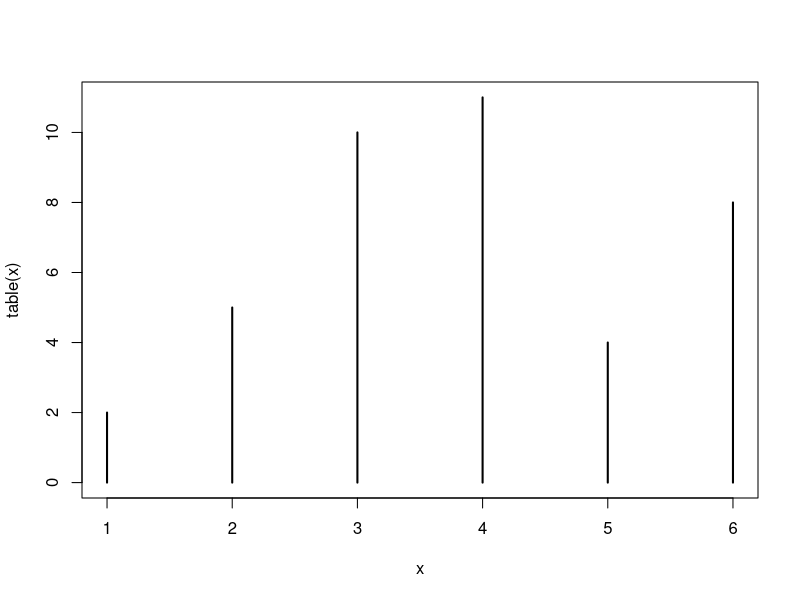
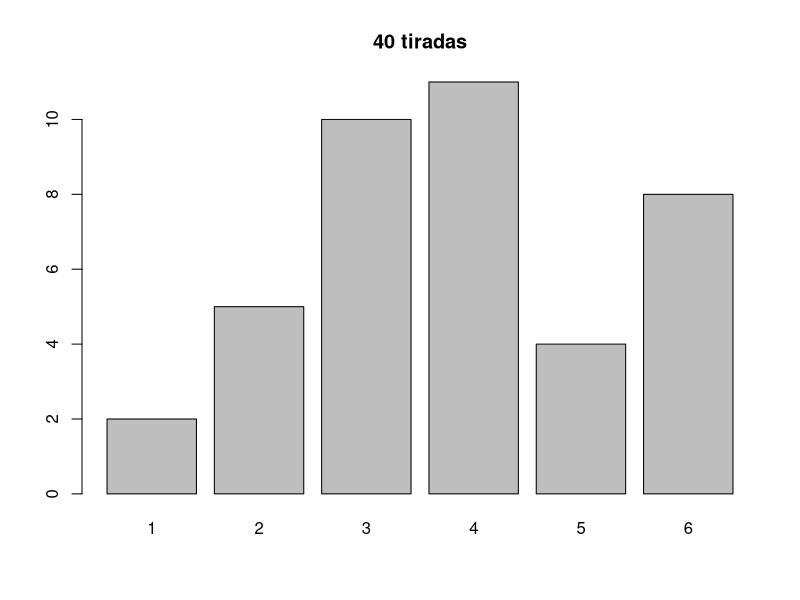
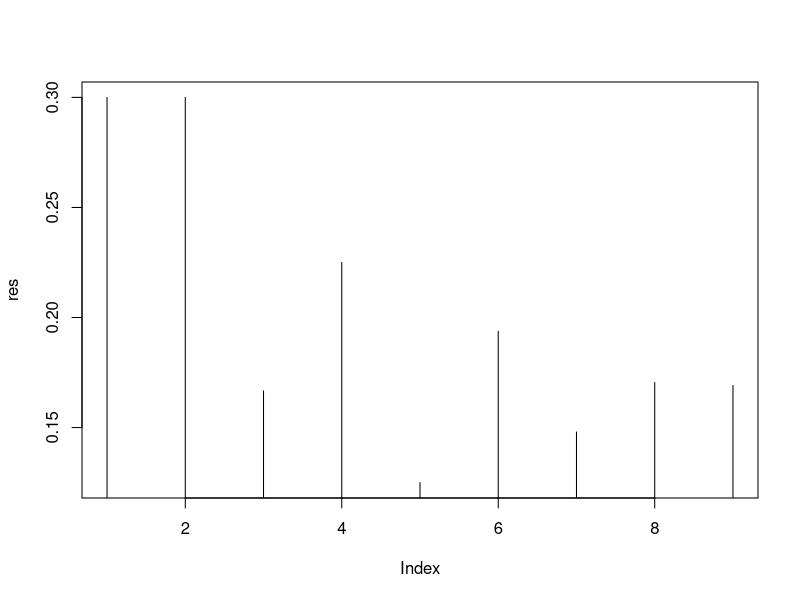
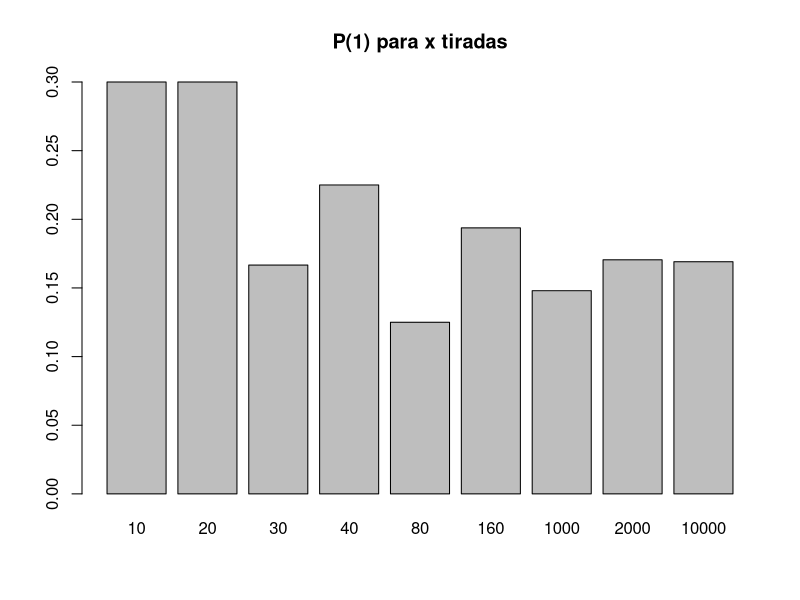
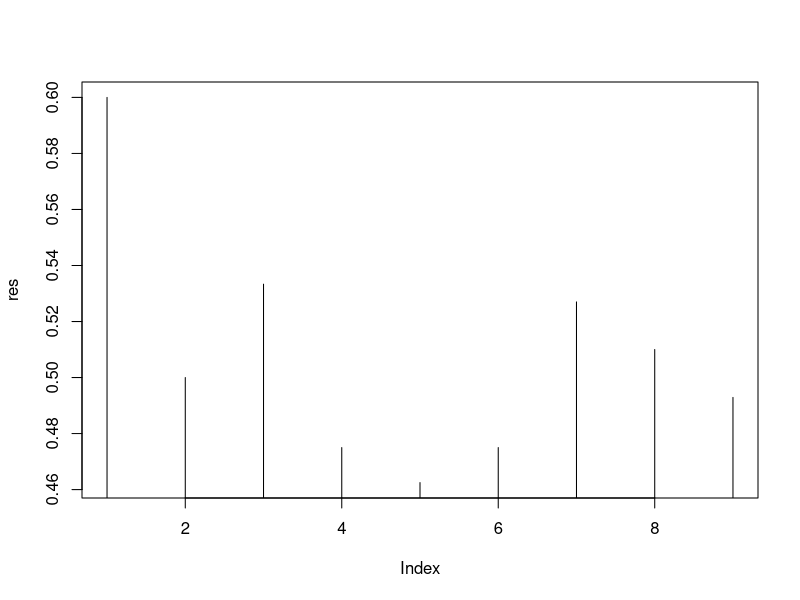
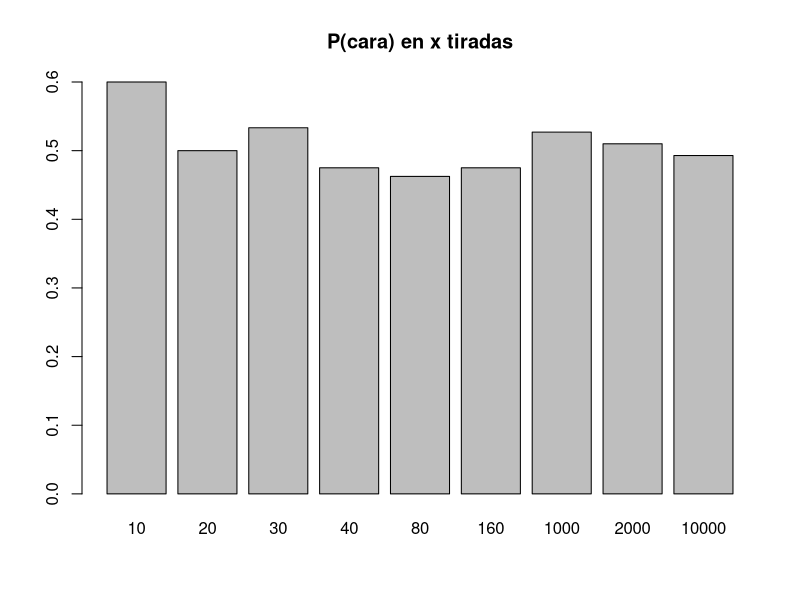
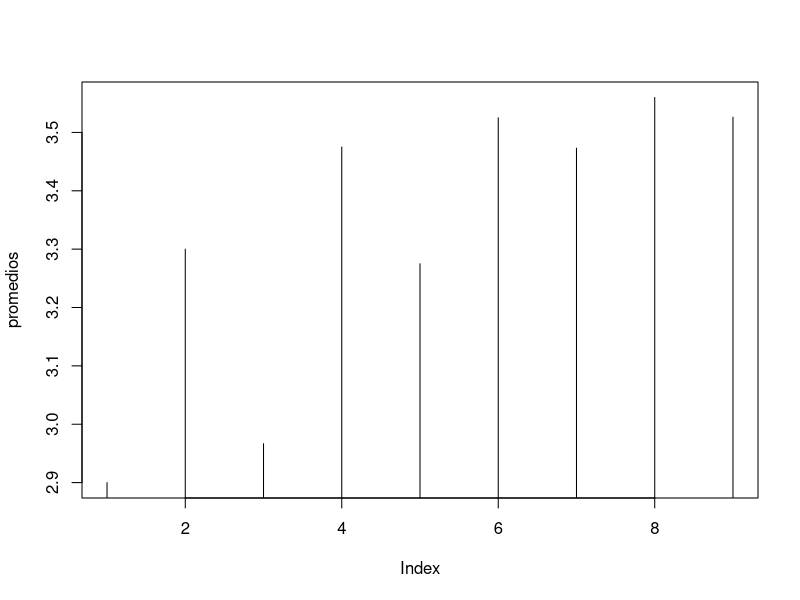
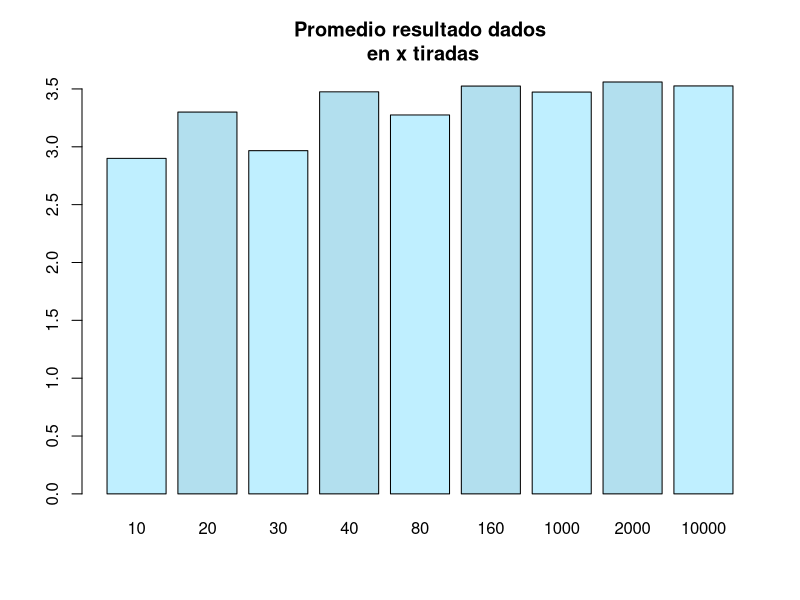

Write R code to recreate these figures, in order.
## Test Basico

# Ejercicio 1.2.1

?sample
sample(1:6,20,replace=TRUE,prob=c(1/6,1/6,1/6,1/6,1/6,1/6))

x <- sample(1:6,40,replace=TRUE,prob=c(1/6,1/6,1/6,1/6,1/6,1/6))
x
tx <- table(x)
tx
plot(table(x),type="h")
barplot(tx, main="40 tiradas")

p <- function(x){x/tx[x]}
p(5)

# P(1) en k tiradas
p1 <- function(k){
  x <- sample(1:6,k,replace=TRUE,prob=c(1/6,1/6,1/6,1/6,1/6,1/6))
  tx <- table(x)
  tx[1]/k
}

?vapply
p1(30)
res <- vapply(list(10,20,30,40,80,160,1000,2000,10000),p1,c(1))
names(res) <- c(10,20,30,40,80,160,1000,2000,10000)
plot(res,type="h")
barplot(res, main="P(1) para x tiradas")  

# Ejercicio 1.2.2

sample(c(0,1),20,replace=TRUE,prob=c(0.5,0.5))
k <- 100
moneda_p1 <- function(k){
  x <- sample(c(0,1),k,replace=TRUE,prob=c(0.5,0.5))
  tx <- table(x)
  tx[1]/k
}

moneda_p1(30)
res <- vapply(list(10,20,30,40,80,160,1000,2000,10000),moneda_p1,c(1))
names(res) <- c(10,20,30,40,80,160,1000,2000,10000)
plot(res,type="h")
barplot(res, main="P(cara) en x tiradas")

## Promedio

# Ejercicio 1.2.3
k <- 100
x <- sample(1:6,k,replace=TRUE,prob=c(1/6,1/6,1/6,1/6,1/6,1/6))
x
sum(x)
length(x)
mean(x)

# promedio de los resultados al tirar k veces el dado
promedio <- function(k){
  x <- sample(1:6,k,replace=TRUE,prob=c(1/6,1/6,1/6,1/6,1/6,1/6))
  mean(x)
}

promedio (10)
promedios <- vapply(list(10,20,30,40,80,160,1000,2000,10000),promedio,c(1))
names(promedios) <- c(10,20,30,40,80,160,1000,2000,10000)
promedios

plot(promedios, type="h")
barplot(promedios, col=c("lightblue1","lightblue2"), main="Promedio resultado dados\n en x tiradas")

# Ejercicio 1.2.6

?sd
k <- 100
x <- sample(1:6,k,replace=TRUE,prob=c(1/6,1/6,1/6,1/6,1/6,1/6))
x
sum(x)
length(x)
mean(x)
sd(x)

desviostd <- function(k){
  x <- sample(1:6,k,replace=TRUE,prob=c(1/6,1/6,1/6,1/6,1/6,1/6))
  sd(x)
}

desvios <- vapply(list(10,20,30,40,80,160,1000,2000,10000),desviostd,c(1))
names(desvios) <- c(10,20,30,40,80,160,1000,2000,10000)
desvios

barplot(desvios, ylim=c(0,2), main="desvio estandar\n para x tiradas")

## Distribuciones

# Ejercicio 1.2.7

k <- 10
x <- sample(1:6,k,replace=TRUE,prob=c(1/6,1/6,1/6,1/6,1/6,1/6))
tx <- table(x)

barplot(tx)

enetiradas <- function(n){
  x <- sample(1:6,n,replace=TRUE,prob=c(1/6,1/6,1/6,1/6,1/6,1/6))
  table(x)
}

par(mfrow=c(2,3))
barplot(enetiradas(10), main="10")
barplot(enetiradas(20), main="20")
barplot(enetiradas(40), main="40")
barplot(enetiradas(80), main="80")
barplot(enetiradas(2000), main="2000")
barplot(enetiradas(10000), main="10000")
par(mfrow=c(1,1))

library(datasets)
data(iris)
length(iris$Petal.Length)
barplot(iris$Petal.Length)
par(mfrow=c(3,1))
barplot(iris$Petal.Length[1:50])
barplot(iris$Petal.Length[51:100])
barplot(iris$Petal.Length[101:150])
par(mfrow=c(1,1))

hist(iris$Petal.Length)
hist(iris[iris$Species=="setosa",]$Petal.Length,breaks=seq(0,3,0.05))
hist(iris$Petal.Length,breaks=seq(0,8,0.7))
hist(iris$Petal.Length,breaks=seq(0,8,0.1))

# ajusto Petal.Length para la Specie Setosa con dnorm
# le paso a dnorm los parametros mean y sd de los datos
mean(iris[iris$Species=="setosa","Petal.Length"])
sd(iris[iris$Species=="setosa","Petal.Length"])
# dnorm(x, mean=1.462, sd=0.173664)
par(mfrow=c(2,1))
hist(iris[iris$Species=="setosa",]$Petal.Length,breaks=seq(0.5,2.5,0.05), main="setosa Petal.Length\n mean=1.462 sd=0.173664")
plot(function(x) dnorm(x, mean=1.462, sd=0.173664), 0.5, 2.5, main = "dnorm(x, mean=1.462, sd=0.173664)",ylab="")
par(mfrow=c(1,1))

## Inferencia estadistica

sample(c(0,1),10,replace=TRUE,prob=c(0.75,0.25))
# [1] 1 1 0 1 1 1 1 0 0 0
# que probabilidad hay de este resultado si la moneda esta equilibrada
dbinom(6,10,0.5)
dbinom(4,10,0.5)

#  [1] 1 0 1 1 0 0 0 0 0 0
dbinom(3,10,0.5)

# [1] 0 0 0 0 0 0 0 0 1 0
dbinom(1,10,0.5)

x <- sample(c(0,1),20,replace=TRUE,prob=c(0.75,0.25))
tx <- table(x)
dbinom(tx[1],20,0.5)

x <- sample(c(0,1),100,replace=TRUE,prob=c(0.75,0.25))
tx <- table(x)
dbinom(tx[1],100,0.5)

# probabilidad de x si H0 en n tiradas
moneda <- function(n){
  x <- sample(c(0,1),n,replace=TRUE,prob=c(0.75,0.25))
  tx <- table(x)
  dbinom(tx[1],n,0.5) * 100
}

# veces que acepto H0 (sindo H1 por def de la funcion) con 95% de nivel de confianza
# en 20 rondas de 10 tiradas
res <- vapply(rep(10,20),moneda,c(1))
length(res[which(res > 5)])
# en 20 rondas de 20 tiradas
res <- vapply(rep(20,20),moneda,c(1))
length(res[which(res > 5)])
# en 20 rondas de 100 tiradas
res <- vapply(rep(100,20),moneda,c(1))
length(res[which(res > 5)])

dbinom(1,1,0.5)
dbinom(2,2,0.5)
dbinom(3,3,0.5)
dbinom(2,3,0.5)
dbinom(1,3,0.5)

# Nos dicen que el 15% de la poblacion mundial tiene sobrepeso.
# queremos saber si en Bs. As es la misma tasa
# Tomamos una muestra aleatoria de 5 habitantes y encontramos 2 con sobrepeso.

# H0 : Bs As tiene la misma tasa mundial, 15%

# probabilidad de q ninguno tenga sobrepeso, siendo H0
dbinom(0,1,0.15)
dbinom(0,2,0.15)
dbinom(0,3,0.15)
dbinom(0,4,0.15)
dbinom(0,5,0.15)
dbinom(0,1,0.15) ^ 5

# P(2 con sobrepeos y 3 sin)
dbinom(2,5,.15)
# P(3 con sobrepeos y 2 sin)
dbinom(3,5,.15)
# P(4 con sobrepeos y 1 sin)
dbinom(4,5,.15)
# P(5 con sobrepeos y 0 sin)
dbinom(5,5,.15)

# Si Bs As tuviera la misma tasa q la mundial, la prob de encontrar 2 con sobre peso en 5 es
# P(2 con sobrepeos y 3 sin)
dbinom(2,5,.15)
# no esta entre 5% sup ni el 5% if, ie. no hay motivo para rechazar H0

#En el siguiente código se grafica el seno y el coseno en el intervalo [-2\pi , 2\pi] 
plot(sin,-2*pi, 2*pi, col="red" , xlab="", ylab="")
par(new=TRUE)
plot(cos, -2*pi, 2*pi, col="blue" , xlab="", ylab="",  axes=FALSE) 
title(main="Gráficas del seno y coseno")
abline(a=0, b=0)

plot(function(x) dbinom(x,100, 0.15),0,100, col="blue",yaxt="n",ylim = c(0, 0.12),ylab="")
axis(4)
text(80,0.02,labels="dbinom",col="blue")
par(new=TRUE)
plot(function(x) pbinom(x,100, 0.15),0,100, col="red",yaxt="n",ylim = c(0, 1.2),ylab="")
axis(2)
text(40,1.1,labels="pbinom",col="red")

# Ejercicio 1.2.8

# serie que se nos entrega
serie <- c(rep(1,170),rep(2,235), rep(3,163),rep(4,105),rep(5,168),rep(6,159))
tserie <- table(serie)
tserie
# serie
#   1   2   3   4   5   6 
# 170 235 163 105 168 159 

# promedio de la serie dada:
mean(serie)
# [1] 3.343

# En 1.2.3 vimos que promedio para 10000 tiradas = 3.527000 
# En 1.2.6 vimos que sd para 10000 tiradas = 1.709289 

pnorm(3.343, mean=3.527000, sd=1.709289)
# [1] 0.4571378
qnorm(0.4571378, mean=3.527000, sd=1.709289)  # matematicamente, qnorm es la inversa a pnorm
# [1] 3.343
qnorm(0.95, mean=3.527000, sd=1.709289)
# [1] 6.33853
qnorm(0.05, mean=3.527000, sd=1.709289)
# [1] 0.7154698

plot(function(x) dnorm(x, mean=3.527000, sd=1.709289), 0, 8, main = "pnorm serie \n x=3.343 y=0.457", ylab="", yaxt="n")
axis(4)
par(new=TRUE)
plot(function(x) pnorm(x, mean=3.527000, sd=1.709289), 0, 8, main = "pnorm serie \n x=3.343 y=0.457", ylab="", yaxt="n")
axis(2)
abline(v=3.34, col="blue")
abline(h=0.457, col="blue")
abline(v=6.33, col="red")
abline(v=0.71, col="red")

pnorm(3.343, mean=3.527000, sd=1.709289)
# [1] 0.4571378

# No hay elemementos para desechar H0 = el dado esta equilibrado
# Es probable un promedio de 3.343 en 1000 tiradas con un dado equilibrado
# Pero bajo la alfombra del promedio se puede esconder muchas cosas
# Intento otra prueba

# defino una funcion que me devuelve las veces que salio el numero que menos salio
min_en1000 <- function(j){  # la j no la uso, es para poder usas sapply
  x <- sample(1:6,1000,replace=TRUE,prob=c(1/6,1/6,1/6,1/6,1/6,1/6))
  tx <- table(x)
  mintx <- min(tx)
}

# genero una serie de 100 minimos correspondientes a registrar 100 veces 1000 tiradas
serie_min <- sapply(1:100, min_en1000)
serie_min
min(serie_min)
mean(serie_min)
sd(serie_min)
pnorm(105, mean=mean(serie_min), sd=sd(serie_min))
# [1] 4.263181e-12
# ahora si, muy baja, ese 105 es muy sospechoso

# funcion de densidad con los parametros mean y sd de la serie de minimos
plot(function(x) dnorm(x, mean=mean(serie_min), sd=sd(serie_min)), 100, 200, main = "dnorm serie minimos",ylab="")
abline(v=105, col = "red")
abline(v=qnorm(0.05, mean=mean(serie_min), sd=sd(serie_min)), col= "blue")
abline(v=qnorm(0.95, mean=mean(serie_min), sd=sd(serie_min)), col= "blue")

# el grafico de la probabilidad acumulada con los parametros mean y sd de la serie de minimos
plot(function(x) pnorm(x, mean=mean(serie_min), sd=sd(serie_min)), -1, 250, main = "pnorm serie minimos\n x=105",ylab="")

## Prueba con t-studen
## t.test
# la serie dada
serie <- c(rep(1,170),rep(2,235), rep(3,163),rep(4,105),rep(5,168),rep(6,159))
# una serie teorica con que compararla
teorica <- c(rep(1,167),rep(2,167), rep(3,167),rep(4,167),rep(5,166),rep(6,166))
test_ttest <- t.test(serie, teorica)
print(test_ttest[["p.value"]])
# [1] 0.04698786
# p-value < 0.05

## Prueba con binom.test
## binom.test
test_tbinom <- binom.test(105,1000,p=1/6)
print(test_tbinom)
print(test_tbinom[["p.value"]])
# [1] 3.935285e-08
# p-value < 0.05



## Pruebas que deseche

# defino una funcion que me devuelve las veces que salio el 4
cuatro_en1000 <- function(j){  # la j no la uso, es para poder usas sapply
  x <- sample(1:6,1000,replace=TRUE,prob=c(1/6,1/6,1/6,1/6,1/6,1/6))
  tx <- table(x)
  tx[4]
}

# genero una serie de 100 4s correspondientes a registrar 100 veces 1000 tiradas
serie_4s <- sapply(1:100, cuatro_en1000)
serie_4s
min(serie_4s)
pnorm(105, mean=mean(serie_4s), sd=sd(serie_4s))

# plot(function(x) dnorm(x, mean=mean(serie_4s), sd=sd(serie_4s)), -1, 250, main = "dnorm serie_4s ",ylab="")

# el grafico de la probabilidad acumulada con los parametros mean y sd de la serie de 4s
plot(function(x) pnorm(x, mean=mean(serie_4s), sd=sd(serie_4s)), -1, 250, main = "pnorm serie 4s\n x=105",ylab="")
abline(v=105)



x <- sample(1:6,1000,replace=TRUE,prob=c(1/6,1/6,1/6,1/6,1/6,1/6))
tx <- table(x)
tx
sum(tx)
mintx <- min(tx)
mintx/1000
pbinom(mintx, 1000, 1/6)

pmin_en1000 <- function(j){
  x <- sample(1:6,1000,replace=TRUE,prob=c(1/6,1/6,1/6,1/6,1/6,1/6))
  tx <- table(x)
  mintx <- min(tx)
  pbinom(mintx, 1000, 1/6)
}

serie_pmin <- sapply(1:100, pmin_en1000)
serie_pmin

median(serie_pmin)
mean(serie_pmin)
sd(serie_pmin)

plot(function(x) dnorm(x, mean=mean(serie_pmin), sd=sd(serie_pmin)), -1, 1, main = "dnorm serie pmin",ylab="")
plot(function(x) pnorm(x, mean=mean(serie_pmin), sd=sd(serie_pmin)), -1, 1, main = "pnorm serie pmin",ylab="")
abline(v=pbinom(105,1000,1/6))
abline(v=pbinom(166,1000,1/6))

# cual es la probabilidad de en 1000 tiradas obtener 105 cuatros o menos
pbinom(105, 1000, 1/6)
# cual es la probabilidad de en 1000 tiradas obtener 235 doses o mas
1 - pbinom(235, 1000, 1/6)
# cual es la probabilidad de en 1000 tiradas obtener 170 unos o menos
pbinom(170, 1000, 1/6)


plot(function(x) dbinom(x, 1000, 1/6), 0, 400,  main = "dbinom",ylab="", type="l",col="blue")
abline(v=170)

plot(function(x) pbinom(x, 1000, 1/6), 0, 400,  main = "pbinom",ylab="", type="l", col="red")
abline(v=170)
abline(h=pbinom(170, 1000, 1/6))



sum(table(serie))
pserie <- tserie / 1000
pserie
1000/6
166/1000



serie_teorica <- c(rep(1,167),rep(2,167),rep(3,167),rep(4,167),rep(5,166),rep(6,166))
tserie_teorica <- table(serie_teorica)
pserie_teorica <- tserie_teorica / 1000
pserie_teorica
abs(pserie - pserie_teorica)

# en el ejercico 1.2.1 vimos que P(n) se acercaba a un poco mas de 0.16 al aumentar las tiradas
# calculo una serie suponiendo P(n) = 1/6 para todas las caras del dado
serie_aleatoria <- sample(1:6,1000,replace=TRUE,prob=c(1/6,1/6,1/6,1/6,1/6,1/6))
tserie_aleatoria <- table(serie_aleatoria)
tserie_aleatoria
pserie_aleatoria <- tserie_aleatoria / 1000
pserie_aleatoria
abs(pserie - pserie_aleatoria)

# --------------------------------------------------------------------
sample(1:6,1,replace=TRUE,prob=c(1/6,1/6,1/6,1/6,1/6,1/6))
sample(1:6,2,replace=TRUE,prob=c(1/6,1/6,1/6,1/6,1/6,1/6))
sample(1:6,3,replace=TRUE,prob=c(1/6,1/6,1/6,1/6,1/6,1/6))


# p(1) = 1/6
# p(no 1) = 1 - 1/6

# un solo 1 en dos tiradas
(1/6) * (5/6)
com <- expand.grid(c(1:6),c(1:6))
length(com$Var1)
solo1 <- com[com$Var1==1 & com$Var2!=1,]
length(solo1$Var1)
5/36

# al menos un 1 en dos tiradas
(1/6) * (5/6) + (5/6) * (1/6) + (1/6) * (1/6)
com <- expand.grid(c(1:6),c(1:6))
length(com$Var1)
solo1 <- com[com$Var1==1 | com$Var2==1,]
length(solo1$Var1)
11/36
binom.test(1,2,p=1/6)

# probabilidad de obtener 3 veces AS al arrojar 4 veces un dado equilibrado
c_4_3 <- factorial(4) / factorial(3) * factorial(1)
c_4_3 * ((1/6) ^ 3) * (5/6)
5/324
binom.test(3,4,p=1/6)
